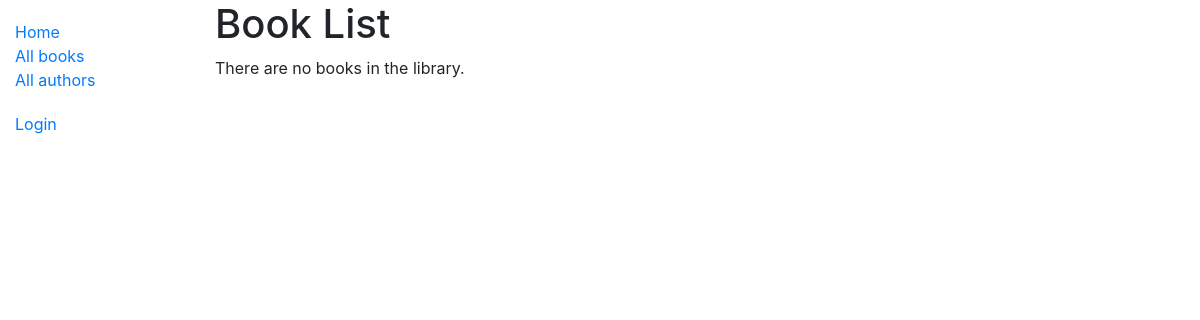
Page /catalog/books/ on the earlier database version.
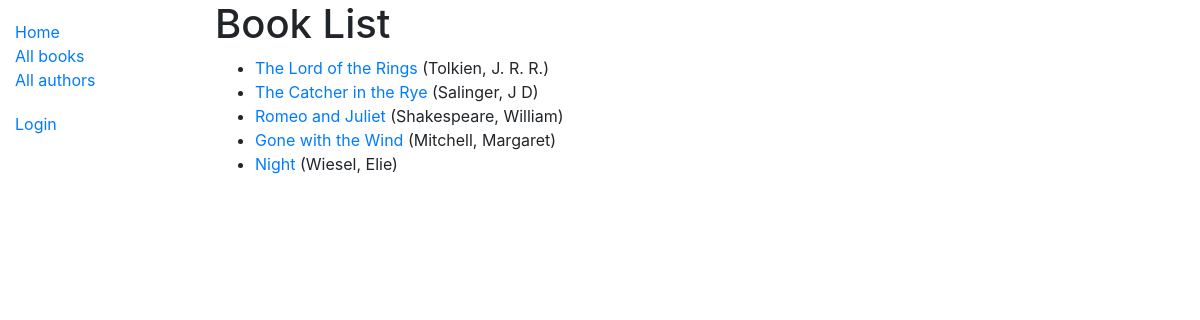
Same page on the later database version.
### catalog/models.py (models this page shows, shortened)
class Book(models.Model):
    title = models.CharField(max_length=200)
    author = models.ForeignKey('Author', on_delete = models.SET_NULL, null= True)
    summary = models.TextField(max_length=1000, help_text= 'Enter a brief description of the book.')
    isbn = models.CharField('ISBN', max_length=13, unique=True,
            help_text = '13 Character <a href="https://www.isbn-international.org/content/what-isbn">ISBN number</a>')
    genre = models.ManyToManyField(Genre, help_text = 'Select a genre for this book')
    def get_absolute_url(self):
        return reverse('book-detail', args =[str(self.id)])
    def display_genre(self):
        """Create a string  for the Genre.This is required to display genre in Admin."""
        return ','.join(genre.name for genre in self.genre.all()[:3])
    display_genre.short_description = 'Genre'

class Author(models.Model):
    first_name = models.CharField(max_length=100)
    last_name = models.CharField(max_length=100)
    date_of_birth = models.DateField(null=True, blank= True)
    date_of_death = models.DateField('Died', null=True, blank=True)
    class Meta:
        ordering = ['last_name', 'first_name']
    def __str__(self):
        return f'{self.last_name}, {self.first_name}'

### catalog/views.py (the view)
# urls.py: path('books/', views.BookListView.as_view(), name='books'),
class BookListView(generic.ListView):
    model = Book

### catalog/templates/catalog/book_list.html
{% extends "base_generic.html" %}
{% block content %}
  <h1>Book List</h1>
  {% if book_list %}
  <ul>
    {% for book in book_list %}
      <li>
        <a href="{{ book.get_absolute_url }}">{{ book.title }}</a> ({{book.author}})
      </li>
    {% endfor %}
  </ul>
  {% else %}
    <p>There are no books in the library.</p>
  {% endif %}
{% endblock %}

### catalog/templates/base_generic.html (shortened to what this page needs)
<!DOCTYPE html>
<html lang="en">
<head>
  <link rel="stylesheet" href="https://cdn.jsdelivr.net/npm/bootstrap@4.5.3/dist/css/bootstrap.min.css">
  {% load static %}
  <link rel="stylesheet" href="{% static 'css/styles.css' %}">
</head>
<body>
  <div class="container-fluid">
    <div class="row">
      <div class="col-sm-2">
      {% block sidebar %}
        <ul class="sidebar-nav">
          <li><a href="{% url 'index' %}">Home</a></li>
          <li><a href="{% url 'books' %}">All books</a></li>
          <li><a href="">All authors</a></li>
        </ul>
        <ul class="sidebar-nav">
         {% if user.is_authenticated %}
     <li>User: {{ user.get_username }}</li>
     <li><a href="{% url 'my-borrowed' %}">My Borrowed</a></li>
     <li><a href="{% url 'logout'%}?next={{request.path}}">Logout</a></li>
   {% else %}
     <li><a href="{% url 'login'%}?next={{request.path}}">Login</a></li>
   {% endif %}
  </ul>
     {% endblock %}
      </div>
      <div class="col-sm-10 ">{% block content %}{% endblock %}
      </div>
    </div>
  </div>
</body>
</html>

### catalog/static/css/styles.css (style rules this page uses)
.sidebar-nav { margin-top: 20px; padding: 0; list-style: none; }

Differences in the rows shown:
added Book: title "The Lord of the Rings", author "Tolkien, J. R. R."
added Book: title "The Catcher in the Rye", author "Salinger, J D"
added Book: title "Romeo and Juliet", author "Shakespeare, William"
added Book: title "Gone with the Wind", author "Mitchell, Margaret"
added Book: title "Night", author "Wiesel, Elie"
Other differences:
text no longer shown: "There are no books in the library."
